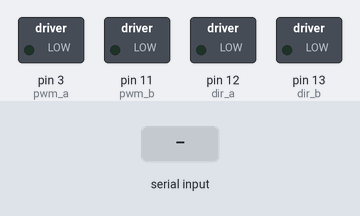
A sketch run on a simulated Arduino Uno, built with avr-gcc and run on an emulated ATmega328P. Shown: switched loads named in the sketch (green lamp = pin HIGH). Inputs (shaded band) come from the test bench.

Above: at 1.2 s.
1.3 s: "5" received over Serial
At 2.3 s:
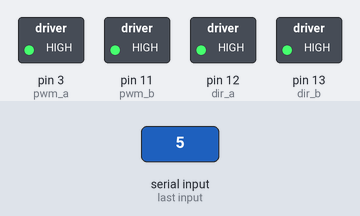
2.8 s: "2" received over Serial
At 3.5 s:
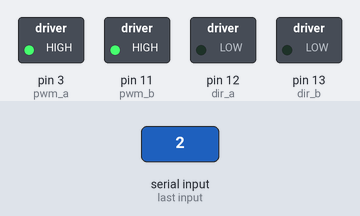
4.3 s: "6" received over Serial
At 4.7 s:
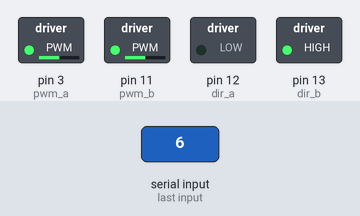
5.8 s: "7" received over Serial
At 7.0 s:
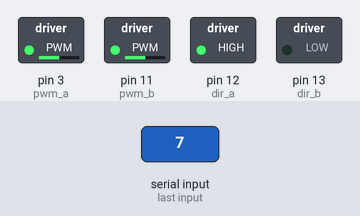
7.3 s: "5" received over Serial
At 8.1 s:
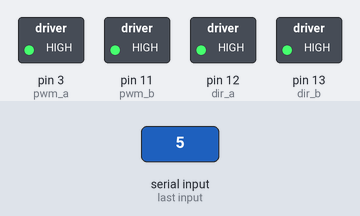
8.8 s: "2" received over Serial
At 9.3 s:
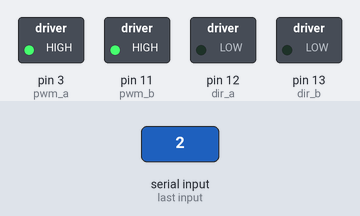
Timing chart, 0 to 11.3 s (numbered marks = the images above; inputs shaded):
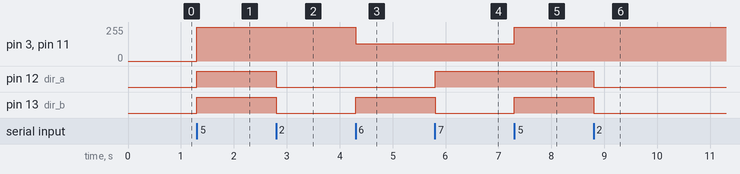

Measured:
- after the input at 1.3 s, pin 3 (pwm_a), pin 11 (pwm_b): 0/255 → 255/255 at once; pin 12 (dir_a), pin 13 (dir_b): LOW → HIGH at once
- after the input at 2.8 s, pin 12 (dir_a), pin 13 (dir_b): HIGH → LOW at once
- after the input at 4.3 s, pin 3 (pwm_a), pin 11 (pwm_b): 255/255 → 128/255 at once; pin 13 (dir_b): LOW → HIGH at once
- after the input at 5.8 s, pin 12 (dir_a): LOW → HIGH at once; pin 13 (dir_b): HIGH → LOW at once
- after the input at 7.3 s, pin 3 (pwm_a), pin 11 (pwm_b): 128/255 → 255/255 at once; pin 13 (dir_b): LOW → HIGH at once
- after the input at 8.8 s, pin 12 (dir_a), pin 13 (dir_b): HIGH → LOW at once

The sketch:

leap_arduino_sketch.ino
```cpp
// leap_arduino_sketch.ino
// シリアル通信のコマンドを受け取って行動する二輪ロボットのプログラム
//   '5': 前進
//   '2': 後退
//   '0': 停止
//   '6': 右旋回
//   '7': 左旋回
// モーター制御には Arduino 用のモータードライバシールド「Ardumoto」を用います。
// 購入はこちら: http://www.switch-science.com/catalog/427/

int pwm_a = 3;   //PWM control for motor outputs 1 and 2 is on digital pin 3
int pwm_b = 11;  //PWM control for motor outputs 3 and 4 is on digital pin 11
int dir_a = 12;  //direction control for motor outputs 1 and 2 is on digital pin 12
int dir_b = 13;  //direction control for motor outputs 3 and 4 is on digital pin 13

void setup()
{
  Serial.begin(115200);

  pinMode(pwm_a, OUTPUT);  //Set control pins to be outputs
  pinMode(pwm_b, OUTPUT);
  pinMode(dir_a, OUTPUT);
  pinMode(dir_b, OUTPUT);

}

void loop()
{
  ///*
  char c = 0;
  if (Serial.available()) {
    c = Serial.read();
  }
  // シリアルからのデータ受信
  if( c == '0' ){
    stopped();
  }
  else if( c == '5' ){
    goForward(255);
  }
  else if( c == '2' ){
    goBackward(255);
  }
  else if( c == '6' ){
    turnRight(128);
  }
  else if( c == '7' ){
    turnLeft(128);
  }
  //*/
  //goForward(255);
  //Serial.println(aa);

  // 100ミリ秒停止
  delay(100);
}


// 引数で指定したpinに接続された赤外線測距センサーの距離値を取得する関数
// cm単位の距離を整数値で返す。範囲外（10cm未満、又は80cmより大きい）の場合は0を返す。
int getRange(int pin) {

// 引数で指定されたpinの電圧値を0から1023の値で取得する
  int voltage = analogRead(pin);

  // 取得した電圧値を距離（cm）に変換
  int range = ((6787 / (voltage - 3)) - 4);

  if( range >= 10 && range <= 80 ){
    return range;
  }
  else {
    return 0;
  }
}

void goForward(int speed) // forward
{
  digitalWrite(dir_a, HIGH);  //Reverse motor direction, 1 high, 2 low
  digitalWrite(dir_b, HIGH);  //Reverse motor direction, 3 low, 4 high
  analogWrite(pwm_a, speed);    //set both motors to run at (100/255 = 39)% duty cycle
  analogWrite(pwm_b, speed);
}

void goBackward(int speed) // backward
{
  digitalWrite(dir_a, LOW);  //Set motor direction, 1 low, 2 high
  digitalWrite(dir_b, LOW);  //Set motor direction, 3 high, 4 low
  analogWrite(pwm_a, speed);   //set both motors to run at 100% duty cycle (fast)
  analogWrite(pwm_b, speed);
}

void stopped() //stop
{
  digitalWrite(dir_a, LOW); //Set motor direction, 1 low, 2 high
  digitalWrite(dir_b, LOW); //Set motor direction, 3 high, 4 low
  analogWrite(pwm_a, 0);    //set both motors to run at 100% duty cycle (fast)
  analogWrite(pwm_b, 0);
}

void turnLeft(int speed)  // turn left
{
  digitalWrite(dir_a, HIGH);  //Reverse motor direction, 1 high, 2 low
  digitalWrite(dir_b, LOW);  //Reverse motor direction, 3 low, 4 high
  analogWrite(pwm_a, speed);    //set both motors to run at (100/255 = 39)% duty cycle
  analogWrite(pwm_b, speed);
}

void turnRight(int speed)  // turn right
{
  digitalWrite(dir_a, LOW);  //Reverse motor direction, 1 high, 2 low
  digitalWrite(dir_b, HIGH);  //Reverse motor direction, 3 low, 4 high
  analogWrite(pwm_a, speed);    //set both motors to run at (100/255 = 39)% duty cycle
  analogWrite(pwm_b, speed);
}
```
